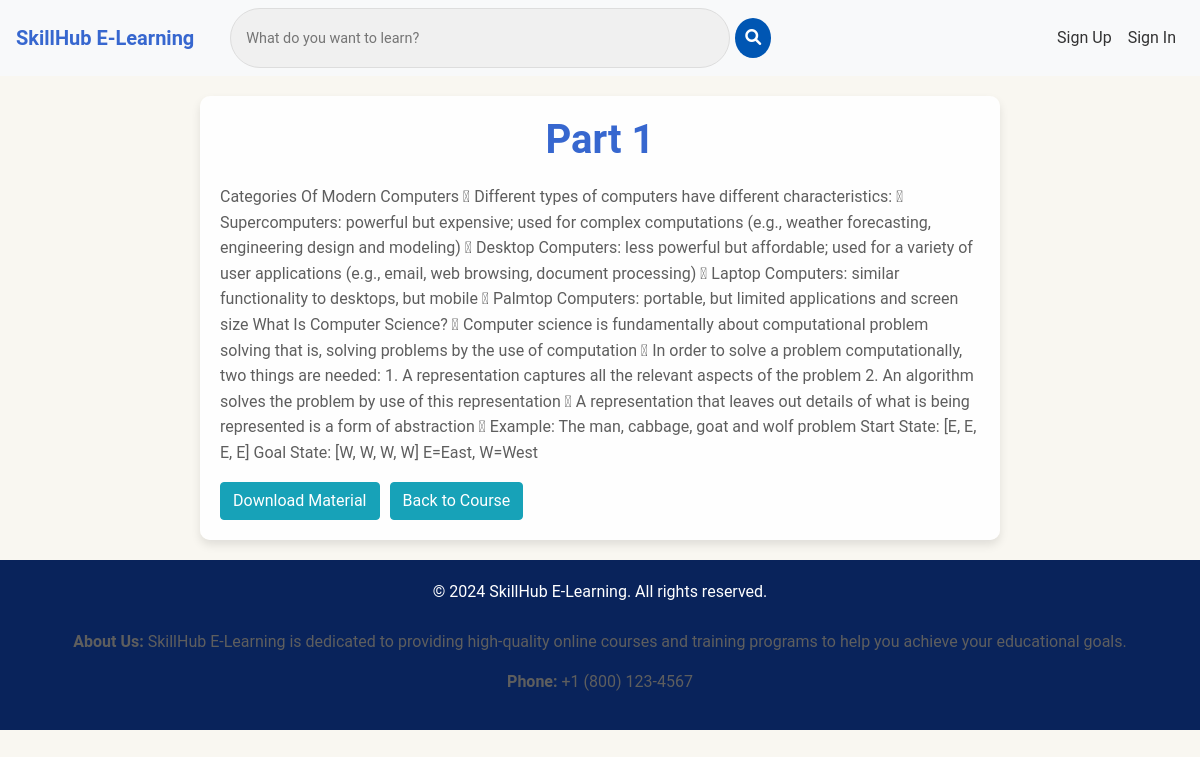
/courses/2/lessons/2/, run on the app's committed database.
### spApp/models.py (models this page shows, shortened)
class Lesson(models.Model):
    course = models.ForeignKey(Course, on_delete=models.CASCADE, related_name='lessons')
    title = models.CharField(max_length=200)
    content = models.TextField()
    order = models.IntegerField()
    pdf_material = models.FileField(upload_to='lesson_pdfs/', null=True, blank=True)

### spApp/views.py (the view)
# urls.py: path('courses/<int:course_id>/lessons/<int:lesson_id>/', views.lesson_detail, name='lesson_detail'),
def lesson_detail(request, course_id, lesson_id):
    course = get_object_or_404(Course, id=course_id)    # Get the course by it's id or return 404 if not found
    lesson = get_object_or_404(Lesson, id=lesson_id, course=course)  # Get the lesson by it's id or return 404 if not found
    return render(request, 'lesson_detail.html', {'course': course, 'lesson': lesson})   # Render the lesson detail template

### project/templates/lesson_detail.html (shortened to what this page needs)
{% extends 'base.html' %}
{% block content %}
    <section class="lesson-detail-container">
        <h1>{{ lesson.title }}</h1>
        <p>{{ lesson.content }}</p>
        <div style="display: flex; gap: 10px;">
           {% if lesson.pdf_material %}
               <a href="{{ lesson.pdf_material.url }}" download class="btn btn-info">Download Material</a>
           {% endif %}
           <a href="{% url 'course_detail' course.id %}" class="btn btn-info">Back to Course</a>
        </div>
    </section>
{% endblock %}

### project/staticfiles/css/styles.css (style rules this page uses)
body { font-family: 'Roboto', sans-serif; color: #333; background-color: #f9f7f1; }
h1, .display-4 { font-size: 2.5rem; color: #2d2d2d; }
p, .lead { font-size: 1rem; color: #5e5e5e; }
.lesson-detail-container { margin-top: 20px; max-width: 800px; margin-left: auto; margin-right: auto; background: rgba(255, 255, 255, 0.9); padding: 20px; border-radius: 10px; box-shadow: 0 5px 10px rgba(0, 0, 0, 0.1); }
.lesson-detail-container h1 { text-align: center; color: #3767cf; font-weight: 600; margin-bottom: 20px; }
.lesson-detail-container p { color: #5e5e5e; line-height: 1.6; }

### data on the page
Lesson: title "Part 1", content "Categories Of Modern Computers  Different types of computers have different characteristics:  Supercomputers: powerful but expensive; used for complex computations (e.g., weather forecasting, engineering design and modeling)  Desktop Computers: less powerful but affordable; used for a variety of user applications (e.g., email, web browsing, document processing)  Laptop Computers: similar functionality to desktops, but mobile  Palmtop Computers: portable, but limited applications and screen size What Is Computer Science?  Computer science is fundamentally about computational problem solving that is, solving problems by the use of computation  In order to solve a problem…"
